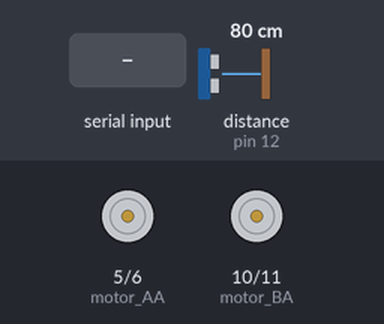
Recording of a sketch running on a simulated Arduino Uno, built with avr-gcc and run on an emulated ATmega328P. On the bench: motor-driver pin pairs drawn as motors (green arrow = first pin HIGH = forward, orange = second pin HIGH = backward, longer = more drive). Wiring (inferred from the names in the program): ultrasonic range finder: trigger pin 13; echo pin 12. The inputs (shaded band) are chosen by the test bench; at power-on: distance to the obstacle (sensor on pin 12) 80 cm. The echo pulse lasts 58.3 µs per cm.

Above: at 1.2 s.
1.3 s: "F" received over the second serial link
At 2.0 s:
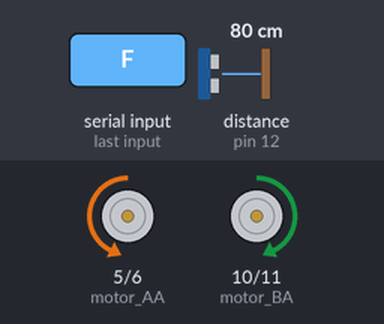
3.7 s: "L" received over the second serial link
At 4.1 s:
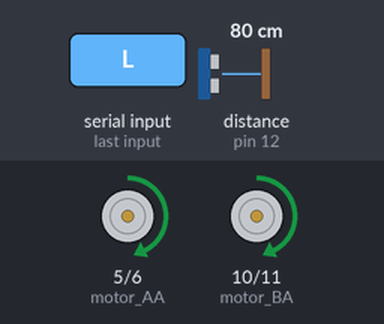
6.1 s: "R" received over the second serial link
At 6.8 s:
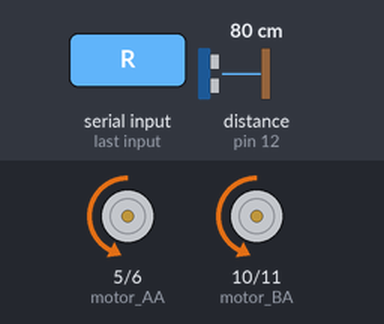
8.5 s: "B" received over the second serial link
At 8.9 s:
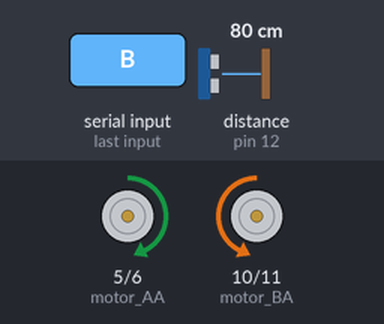
11.0 s: "H" received over the second serial link
At 12.9 s:
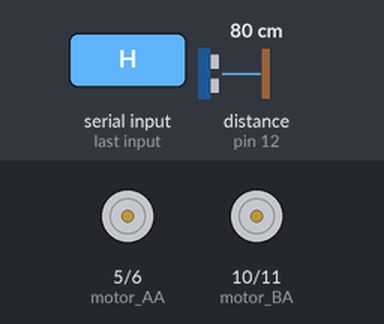
13.5 s: "J" received over the second serial link
At 13.9 s:
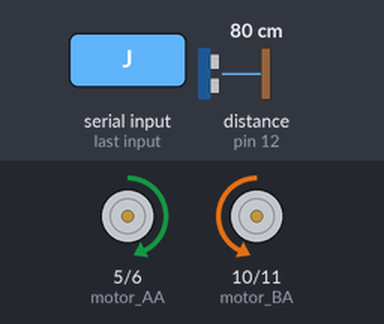
Timing chart, 0 to 16.5 s (numbered marks = the images above; inputs shaded):
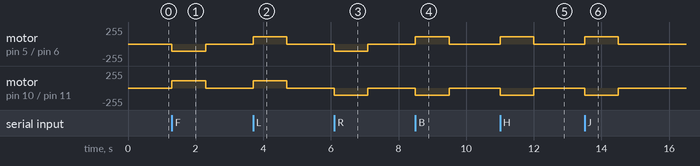

The sketch:

arduino_bluetooth_car.ino
```cpp
// 블루투스
// RX => D3
// Tx => D2
// 모터 드라이버
// A1 => 5
// A2 => 6
// B1 => 10
// B2 => 11
// 초음파 센서
// echo => 12
// trig => 13

#include <SoftwareSerial.h>

SoftwareSerial BT(2, 3);

int motor_AA = 5;
int motor_AB = 6;
int motor_BA = 10;
int motor_BB = 11;

int echo_pin = 12;
int trig_pin = 13;

long distance = 0;
char dir = 'S';
char ch = 'S';

int speed = 110;

unsigned long last_time = 0;
unsigned long now_time = 0;
unsigned long bt_time = 0;

void setup()
{
  Serial.begin(115200);
  BT.begin(9600);

  pinMode(motor_AA, OUTPUT);
  pinMode(motor_AB, OUTPUT);
  pinMode(motor_BA, OUTPUT);
  pinMode(motor_BB, OUTPUT);
  pinMode(trig_pin, OUTPUT);
  pinMode(echo_pin, INPUT);
  drive(ch);
}

void drive(char c)
{
  if (c == 'F')
  {
    analogWrite(motor_AA, 0);
    analogWrite(motor_AB, speed);
    analogWrite(motor_BA, speed);
    analogWrite(motor_BB, 0);
    dir = 'F';
  }
  else if (c == 'L')
  {
    analogWrite(motor_AA, speed);
    analogWrite(motor_AB, 0);
    analogWrite(motor_BA, speed);
    analogWrite(motor_BB, 0);
    dir = 'L';
  }
  else if (c == 'R')
  {
    analogWrite(motor_AA, 0);
    analogWrite(motor_AB, speed);
    analogWrite(motor_BA, 0);
    analogWrite(motor_BB, speed);
    dir = 'R';
  }
  else if (c == 'B')
  {
    analogWrite(motor_AA, speed);
    analogWrite(motor_AB, 0);
    analogWrite(motor_BA, 0);
    analogWrite(motor_BB, speed);
    dir = 'B';
  }
  else if (c == 'G')
  {
    analogWrite(motor_AA, 0);
    analogWrite(motor_AB, speed / 2);
    analogWrite(motor_BA, speed);
    analogWrite(motor_BB, 0);
    dir = 'G';
  }
  else if (c == 'I')
  {
    analogWrite(motor_AA, 0);
    analogWrite(motor_AB, speed);
    analogWrite(motor_BA, speed / 2);
    analogWrite(motor_BB, 0);
    dir = 'I';
  }
  else if (c == 'H')
  {
    analogWrite(motor_AA, speed / 2);
    analogWrite(motor_AB, 0);
    analogWrite(motor_BA, 0);
    analogWrite(motor_BB, speed);
    dir = 'H';
  }
  else if (c == 'J')
  {
    analogWrite(motor_AA, speed);
    analogWrite(motor_AB, 0);
    analogWrite(motor_BA, 0);
    analogWrite(motor_BB, speed / 2);
    dir = 'J';
  }
  else if (c == 'S' || c == 'D')
  {
    analogWrite(motor_AA, 0);
    analogWrite(motor_AB, 0);
    analogWrite(motor_BA, 0);
    analogWrite(motor_BB, 0);
    dir = 'S';
  }
  else
  {
    drive(dir);
  }
}

void getDistance()
{
  digitalWrite(trig_pin, LOW);
  delayMicroseconds(2);
  digitalWrite(trig_pin, HIGH);
  delayMicroseconds(10);
  digitalWrite(trig_pin, LOW);

  distance = pulseIn(echo_pin, HIGH) * 17 / 1000;
}

void loop()
{
  now_time = millis();
  if (now_time - last_time >= 10)
  {
    getDistance();
    last_time = now_time;
  }
  if (BT.available())
  {
    ch = BT.read();
    bt_time = now_time;
    if (distance < 10 && ch == 'F' || ch == 'G' || ch == 'I')
    {
      drive('S');
    }
    else
    {
      drive(ch);
    }
  }
  else if (now_time - bt_time >= 1000)
  {
    ch = 'S';
    drive(ch);
  }
}
```

Measured:
- after the input at 1.3 s, motor on pin 5 (motor_AA) / pin 6 (motor_AB): stopped → backward 110/255 at once, → stopped 1.0 s later; motor on pin 10 (motor_BA) / pin 11 (motor_BB): stopped → forward 110/255 at once, → stopped 1.0 s later
- after the input at 3.7 s, motor on pin 5 (motor_AA) / pin 6 (motor_AB), motor on pin 10 (motor_BA) / pin 11 (motor_BB): stopped → forward 110/255 at once, → stopped 0.99 s later
- after the input at 6.1 s, motor on pin 5 (motor_AA) / pin 6 (motor_AB), motor on pin 10 (motor_BA) / pin 11 (motor_BB): stopped → backward 110/255 at once, → stopped 0.99 s later
- after the input at 8.5 s, motor on pin 5 (motor_AA) / pin 6 (motor_AB): stopped → forward 110/255 at once, → stopped 1.0 s later; motor on pin 10 (motor_BA) / pin 11 (motor_BB): stopped → backward 110/255 at once, → stopped 1.0 s later
- after the input at 11.0 s, motor on pin 5 (motor_AA) / pin 6 (motor_AB): stopped → forward 110/255 at once, → stopped 1.0 s later; motor on pin 10 (motor_BA) / pin 11 (motor_BB): stopped → backward 110/255 at once, → stopped 1.0 s later
- after the input at 13.5 s, motor on pin 5 (motor_AA) / pin 6 (motor_AB): stopped → forward 110/255 at once, → stopped 1.0 s later; motor on pin 10 (motor_BA) / pin 11 (motor_BB): stopped → backward 110/255 at once, → stopped 1.0 s later
